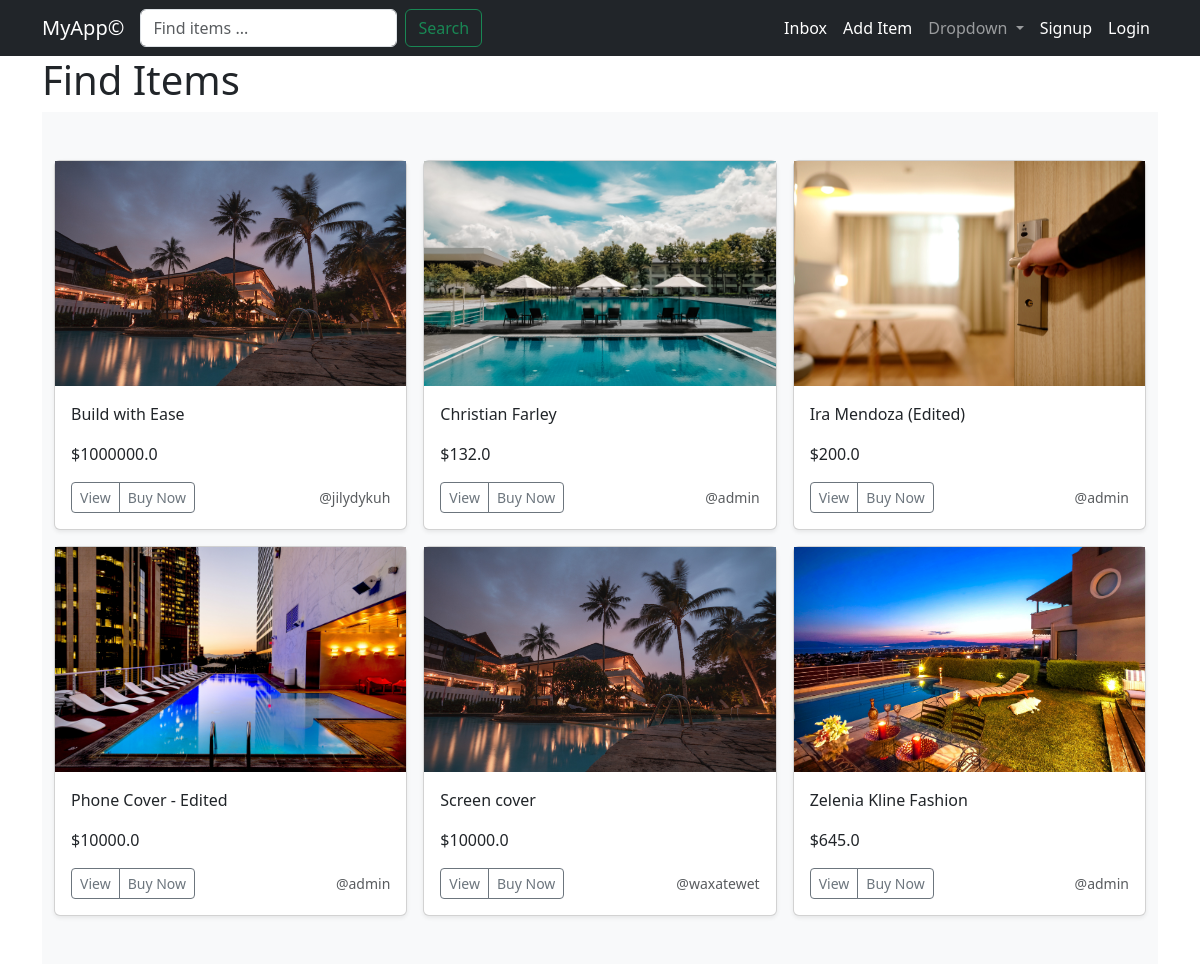
The app's page /search/ with its own data.
### products/models.py (models this page shows, shortened)
class Product(models.Model):
    category = models.ForeignKey(Category, related_name="products", on_delete=models.CASCADE)
    name = models.CharField(max_length=50)
    price = models.FloatField()
    description = models.TextField()
    image = models.ImageField(upload_to="product_pics")
    created_by = models.ForeignKey(User, related_name="products", on_delete=models.CASCADE)
    created_at = models.DateTimeField(auto_now_add=True)
    is_sold = models.BooleanField(default=False)
    stock = models.IntegerField()
    class Meta:
        ordering = ["name"]

### products/views.py (the view)
# urls.py: path("search/", views.search, name="search"),
def search(request):
    query = request.GET.get("query", "")
    items = Product.objects.filter(is_sold=False)
    if query:
        items = items.filter(name__icontains=query)
    context = {
        "query": query,
        "items": items,
    }
    return render(request, "products/search.html", context)

### products/templates/products/search.html (shortened to what this page needs)
{% extends "products/base.html" %}
{% block content %}
<h1>Find Items</h1>
<div class=" py-5 bg-body-tertiary">
    <div class="container">
        <div class="row row-cols-1 row-cols-sm-2 row-cols-md-3 g-3">
            {% for item in items %}
            <div class="col">
                <div class="card shadow-sm">
                    <img src="{{ item.image.url }}" alt="" width="100%" height="225">
                    <div class="card-body">
                        <p class="card-text">{{ item.name }}</p>
                        <p class="card-text">${{ item.price }}</p>
                        <div class="d-flex justify-content-between align-items-center">
                            <div class="btn-group">
                                <a href="" type="button"
                                   class="btn btn-sm btn-outline-secondary">View</a>
                                <button type="button" class="btn btn-sm btn-outline-secondary">Buy Now</button>
                            </div>
                            <small class="text-body-secondary">@{{ item.created_by.username }}</small>
                        </div>
                    </div>
                </div>
            </div>
            {% endfor %}
        </div>
    </div>
</div>
{% endblock content %}

### records on screen
Product: image (picture), name "Build with Ease", price "1000000.0", created_by.username "jilydykuh"
Product: image (picture), name "Christian Farley", price "132.0", created_by.username "admin"
Product: image (picture), name "Ira Mendoza (Edited)", price "200.0", created_by.username "admin"
Product: image (picture), name "Phone Cover - Edited", price "10000.0", created_by.username "admin"
Product: image (picture), name "Screen cover", price "10000.0", created_by.username "waxatewet"
Product: image (picture), name "Zelenia Kline Fashion", price "645.0", created_by.username "admin"
